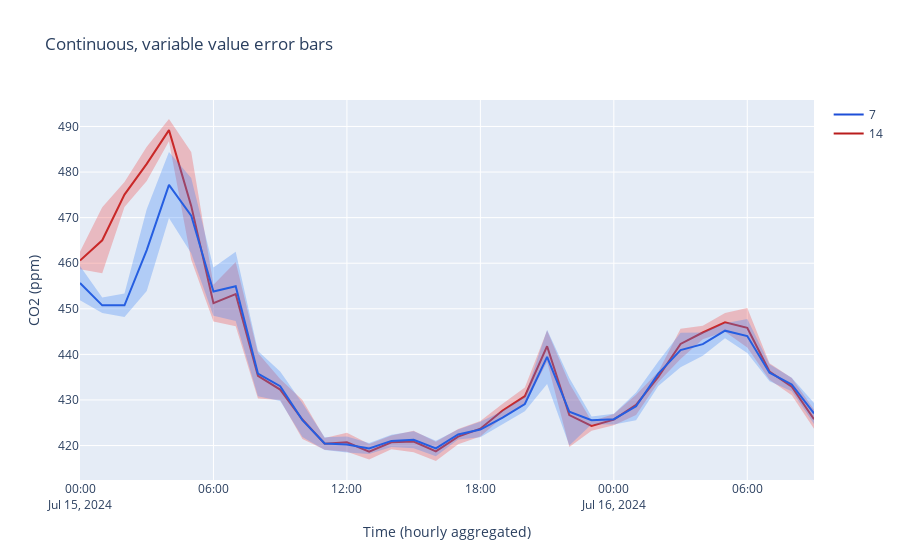

The notebook cell saved with this chart:
### Markdown cell above
# Plot Despiked Data with Continous Error Bars

### Code cell
start_date = datetime(2024, 7, 15, 0, 0, 0).replace(tzinfo=timezone.utc)
end_date = datetime(2024, 7, 30, 23, 59, 59).replace(tzinfo=timezone.utc)

system_id = 14
df_plot = df_1_h_despiked.filter(pl.col("creation_timestamp").is_between(start_date, end_date)) \
    .filter(pl.col("system_id")==system_id) \
    .with_columns(upper = pl.col("hampel_filter") + pl.col("std"),
                  lower = pl.col("hampel_filter") - pl.col("std"))

system_id = 7 
df_plot_2 = df_1_h_despiked.filter(pl.col("creation_timestamp").is_between(start_date, end_date)) \
    .filter(pl.col("system_id")==system_id) \
    .with_columns(upper = pl.col("hampel_filter") + pl.col("std"),
                  lower = pl.col("hampel_filter") - pl.col("std"))

def create_figure(df_plot, name, color:Literal["red", "blue", "green"]):
    if color=='red':
        color_set = ('#b91c1c', 'rgba(239, 68, 68, 0.3)')
    if color=='blue':
        color_set = ('#1d4ed8','rgba(59, 131, 246, 0.3)')
    if color=='green':
        color_set = ('#15803d','rgba(34, 197, 94, 0.3)')
    
    return [
        go.Scatter(
            name=name,
            x=df_plot["creation_timestamp"],
            y=df_plot["hampel_filter"],
            mode='lines',
            line=dict(color=color_set[0]),
        ),
        go.Scatter(
            name='Upper Bound',
            x=df_plot["creation_timestamp"],
            y=df_plot["upper"],
            mode='lines',
            marker=dict(color=color_set[1]),
            line=dict(width=0),
            showlegend=False
        ),
        go.Scatter(
            name='Lower Bound',
            x=df_plot["creation_timestamp"],
            y=df_plot["lower"],
            marker=dict(color=color_set[1]),
            line=dict(width=0),
            mode='lines',
            fillcolor=color_set[1],
            fill='tonexty',
            showlegend=False
        )
    ]

    
figures = create_figure(df_plot, "14", color="red") + create_figure(df_plot_2, "7", color="blue")

fig = go.Figure(figures)
fig.update_layout(
    yaxis_title='CO2 (ppm)',
    xaxis_title='Time (hourly aggregated)',
    title='Continuous, variable value error bars',
    hovermode="x"
)
fig.show()
